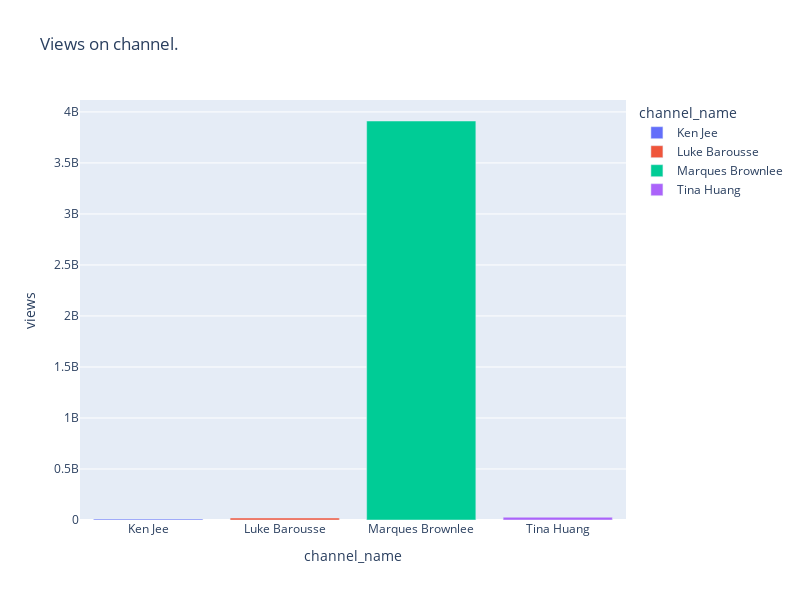

Notebook code for this chart:
### Code cell
fig=px.bar(df,x="channel_name",y="views",color="channel_name",title="Views on channel.")
fig.update_layout(width=800,height=600)

### Figure 1 — Plotly figure (JSON) as saved in the notebook; plotly's stock layout.template omitted (floating-point values rounded to 4 significant figures)
{"data": [{"alignmentgroup": "True", "hovertemplate": "channel_name=%{x}<br>views=%{y}<extra></extra>", "legendgroup": "Ken Jee", "marker": {"color": "#636efa", "pattern": {"shape": ""}}, "name": "Ken Jee", "offsetgroup": "Ken Jee", "orientation": "v", "showlegend": true, "textposition": "auto", "type": "bar", "x": ["Ken Jee"], "xaxis": "x", "y": [8725046], "yaxis": "y"}, {"alignmentgroup": "True", "hovertemplate": "channel_name=%{x}<br>views=%{y}<extra></extra>", "legendgroup": "Luke Barousse", "marker": {"color": "#EF553B", "pattern": {"shape": ""}}, "name": "Luke Barousse", "offsetgroup": "Luke Barousse", "orientation": "v", "showlegend": true, "textposition": "auto", "type": "bar", "x": ["Luke Barousse"], "xaxis": "x", "y": [19002896], "yaxis": "y"}, {"alignmentgroup": "True", "hovertemplate": "channel_name=%{x}<br>views=%{y}<extra></extra>", "legendgroup": "Marques Brownlee", "marker": {"color": "#00cc96", "pattern": {"shape": ""}}, "name": "Marques Brownlee", "offsetgroup": "Marques Brownlee", "orientation": "v", "showlegend": true, "textposition": "auto", "type": "bar", "x": ["Marques Brownlee"], "xaxis": "x", "y": [3910936777], "yaxis": "y"}, {"alignmentgroup": "True", "hovertemplate": "channel_name=%{x}<br>views=%{y}<extra></extra>", "legendgroup": "Tina Huang", "marker": {"color": "#ab63fa", "pattern": {"shape": ""}}, "name": "Tina Huang", "offsetgroup": "Tina Huang", "orientation": "v", "showlegend": true, "textposition": "auto", "type": "bar", "x": ["Tina Huang"], "xaxis": "x", "y": [27236759], "yaxis": "y"}], "layout": {"barmode": "relative", "height": 600, "legend": {"title": {"text": "channel_name"}, "tracegroupgap": 0}, "title": {"text": "Views on channel."}, "width": 800, "xaxis": {"anchor": "y", "categoryarray": ["Ken Jee", "Luke Barousse", "Marques Brownlee", "Tina Huang"], "categoryorder": "array", "domain": [0, 1], "title": {"text": "channel_name"}}, "yaxis": {"anchor": "x", "domain": [0, 1], "title": {"text": "views"}}}}
